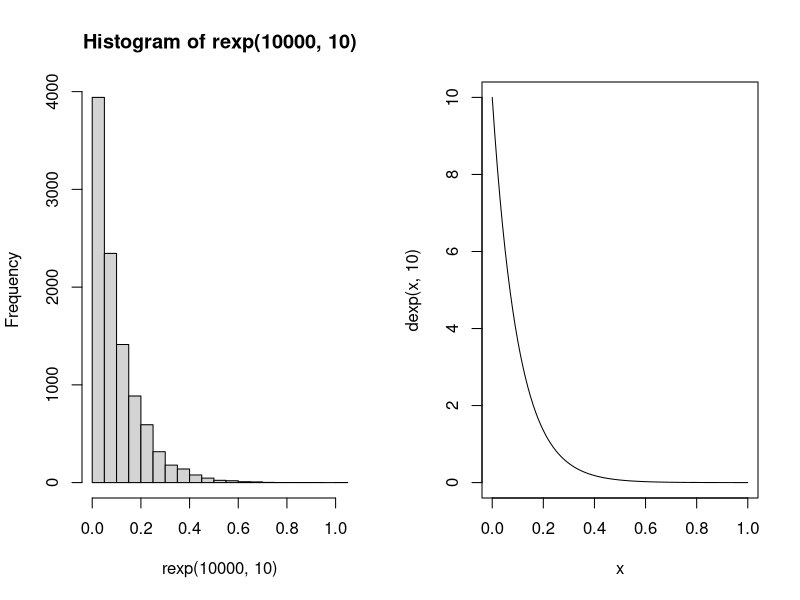
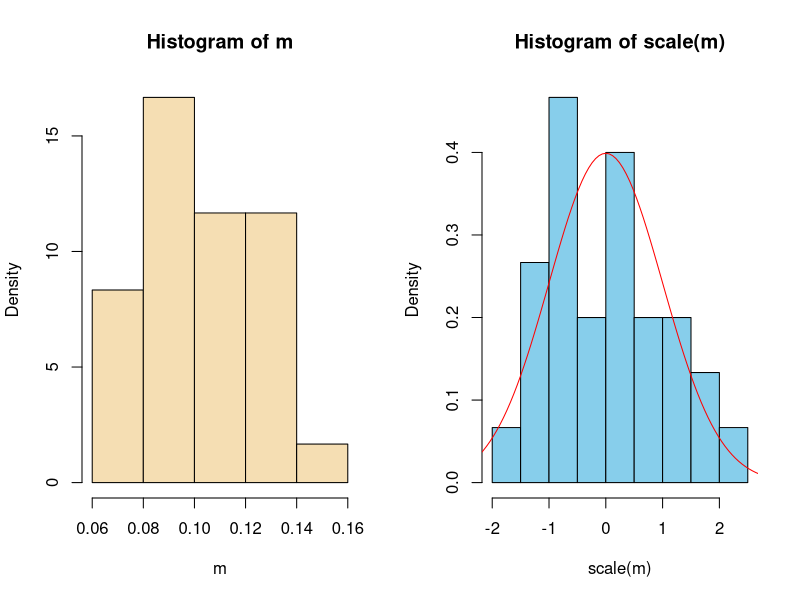
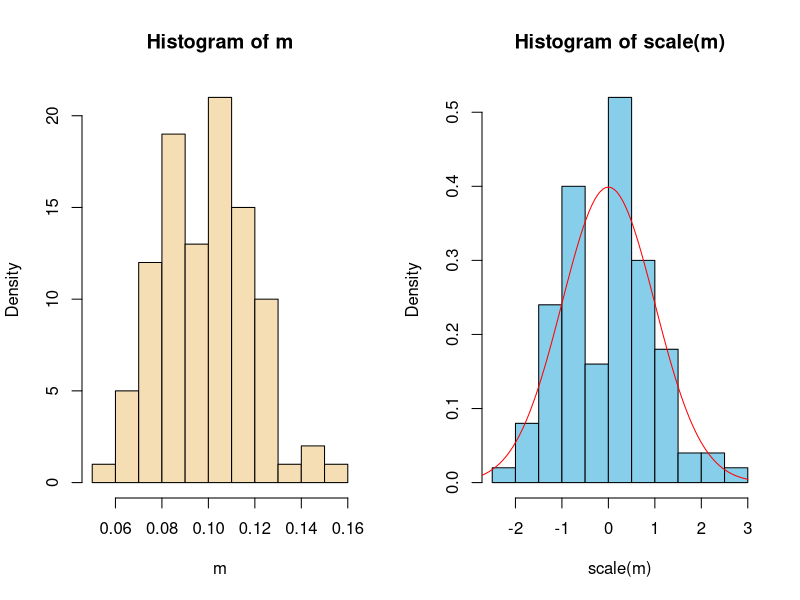
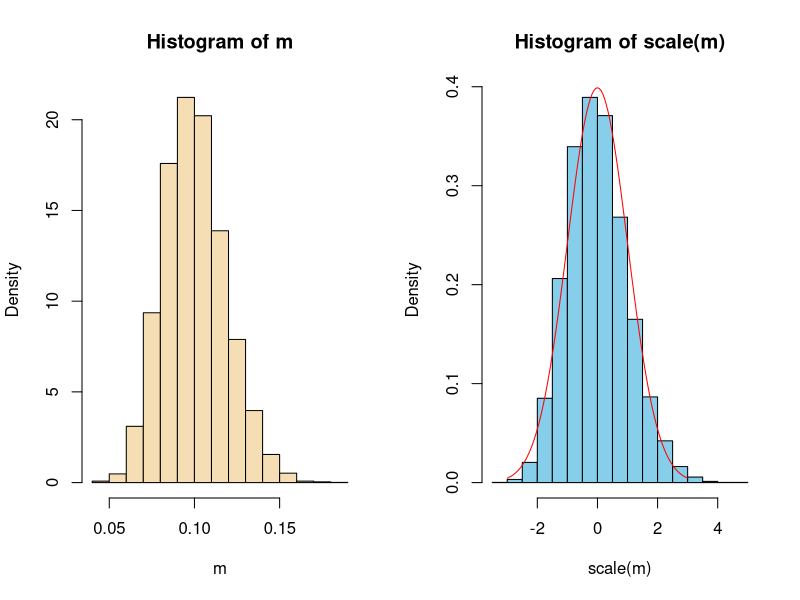
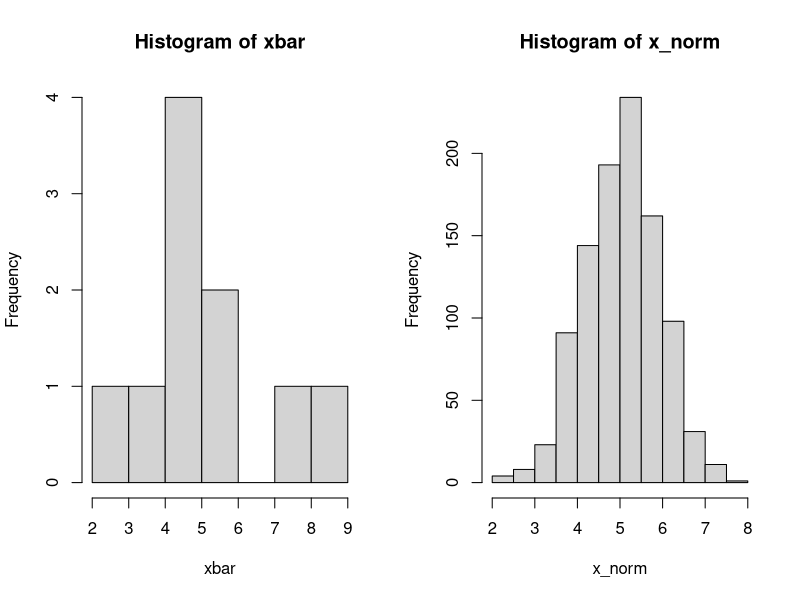
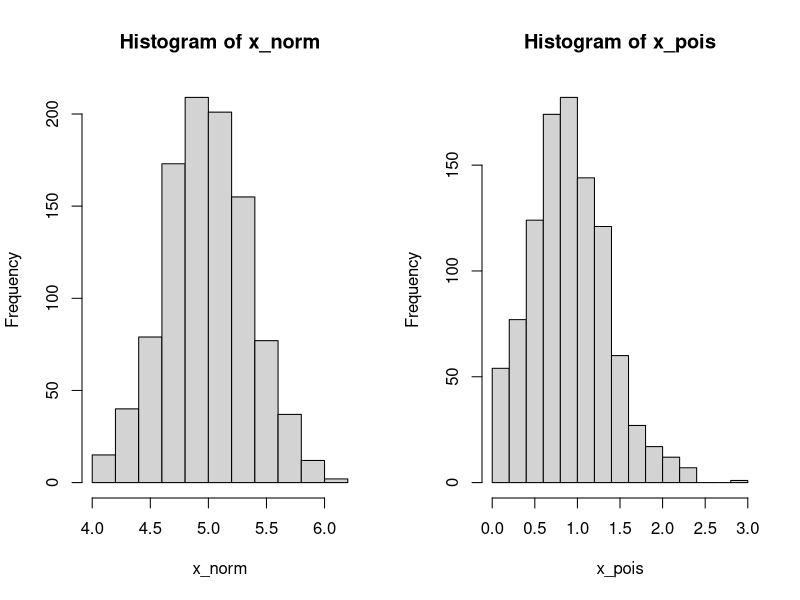
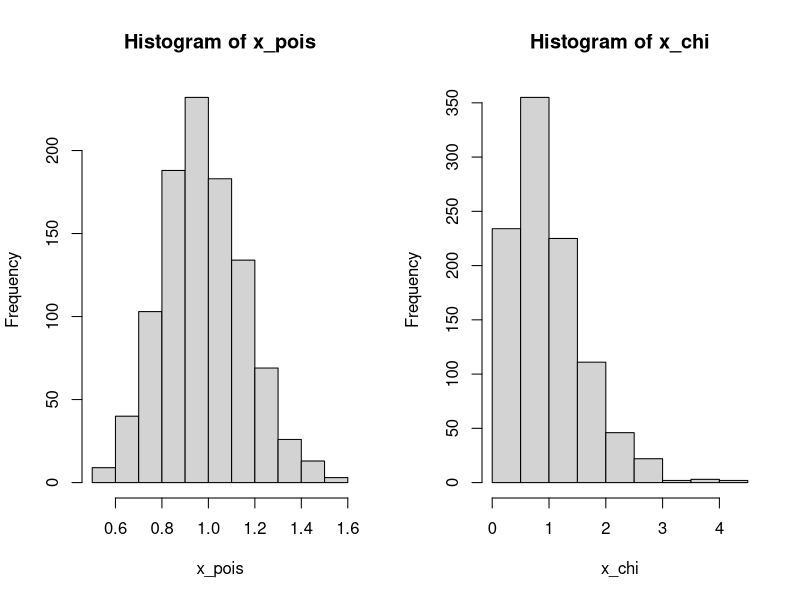
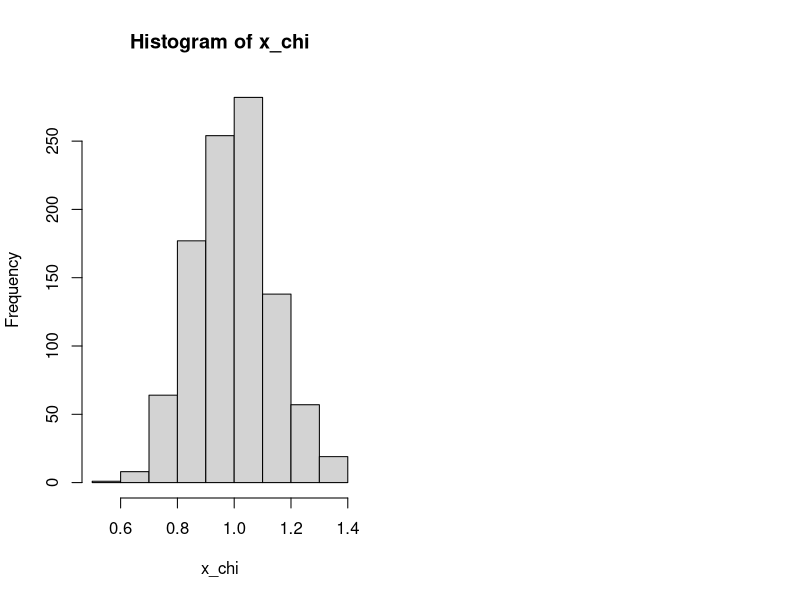

These charts were generated, in order, by the following R code:
## week1
# 중심극한정리 예제

# 지수분포 
par(mfrow = c(1, 2))
hist(rexp(10000,10))
curve(dexp(x,10))

#30회의 평균
par(mfrow = c(1, 2))
no <- 30
m <- rep(NA, no)
for(i in 1:no){
  m[i] <- mean(rexp(30, 10))
}
hist(m, prob= T, col = 'wheat')
hist(scale(m), prob= T, col = 'skyblue')
curve(dnorm(x, 0, 1), -3, 3, col = 'red', add = TRUE)

#100회의 평균
par(mfrow = c(1, 2))
no <- 100
m <- rep(NA, no)
for(i in 1:no){
  m[i] <- mean(rexp(30, 10))
}
hist(m, prob= T, col = 'wheat')
hist(scale(m), prob= T, col = 'skyblue')
curve(dnorm(x, 0, 1), -3, 3, col = 'red', add = TRUE)


#10000개의 평균
par(mfrow = c(1, 2))
no <- 10000
m <- rep(NA, no)
for(i in 1:no){
  m[i] <- mean(rexp(30, 10))
}
hist(m, prob= T, col = 'wheat')
hist(scale(m), prob= T, col = 'skyblue')
curve(dnorm(x, 0, 1), -3, 3, col = 'red', add = TRUE)


# 예제 1 ] 복원추출 10회 반복, 10개의 표본평균 히스토그램 생성
set.seed(319)
xbar = c()
for(i in 1:10){
  xbar[i] = mean(sample(1:10,5,replace=T))
}
hist(xbar)

## 각 분포에서 난수 추출 함수
# 정규분포: rnorm(표본수, 평균, 표준편차)
rnorm(5,0,1)

# 이항분포: rbinom(표본수, 전체시행수, 성공확률)
rbinom(5,2,0.5)

# 포아송분포: rpois(표본수, 평균)
rpois(5,5)

# 카이제곱분포: rchisq(표본수, 자유도)
rchisq(5,1)


### 중심극한정리(CLT)
# 예제 2] 정규 모집단에서 표본평균 분포
x_norm = c()
for(i in 1:1000){
  x_norm[i] = mean(rnorm(5,5,2))
}
hist(x_norm)

x_norm = c()
for(i in 1:1000){
  x_norm[i] = mean(rnorm(30,5,2))
}
hist(x_norm)

# 예제 3] 비대칭형 모집단에서 표본평균 분포
x_pois = c()
for(i in 1:1000){
  x_pois[i] = mean(rpois(5,1))
}
hist(x_pois)

x_pois = c()
for(i in 1:1000){
  x_pois[i] = mean(rpois(30,1))
}
hist(x_pois)  

# 예제 4] 카이제곱분포(모집단)에서 표본평균 분포
x_chi = c()
for (i in 1:1000){
  x_chi[i] = mean(rchisq(5,1))
}
hist(x_chi)

x_chi = c()
for (i in 1:1000){
  x_chi[i] = mean(rchisq(100,1))
}
hist(x_chi)

## 결론 - [CLT] 모집단이 정규분포 따르지 않아도 n 이 충분히 클때 표본평균이 정규분포 따름

